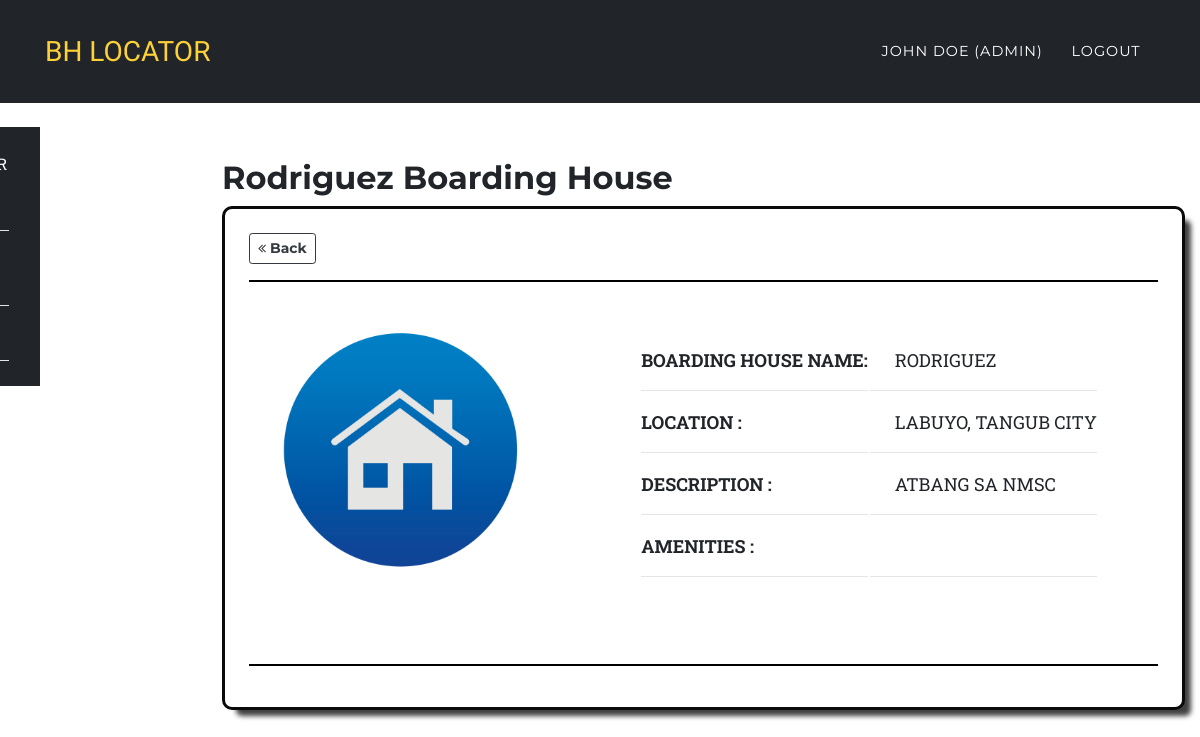
Screenshot of /view_bhouse.php?bhouse_id=2 (signed in) with the database file from the repository.
### tables this page shows
CREATE TABLE `boarding_house` (
  `bhouse_id` int(11) NOT NULL,
  `bhouse_name` varchar(50) NOT NULL,
  `description` text NOT NULL,
  `location` varchar(255) NOT NULL,
  `image` varchar(255) NOT NULL,
  `user_id` int(11) NOT NULL,
  `bh_added` datetime NOT NULL DEFAULT current_timestamp()
);

### view_bhouse.php (the view, shortened to what this page needs)
<?php
	include 'include/header_admin.php';
    if(isset($_GET['bhouse_id'])){
        $bhouse_id = $_GET['bhouse_id'];
        $sql = mysqli_query($conn,"SELECT *FROM boarding_house WHERE bhouse_id ='$bhouse_id'  ");
        $row = mysqli_fetch_array($sql);
        $bh = $row['bhouse_name'];
        $desc = $row['description'];
        $loc = $row['location'];
        $ame = $row['amenities'];
        $img = $row['image'];
    }
?>
<nav class="navbar navbar-expand-lg navbar-dark" style="background-color:#212529;" id="mainNav">
    <div class="container">
        <a class="navbar-brand js-scroll-trigger" href="#">BH LOCATOR</a>
        <div class="collapse navbar-collapse" id="navbarResponsive">
            <ul class="navbar-nav text-uppercase ml-auto">
                <li class="nav-item">
                    <a class="nav-link" href="#"><?php echo $_SESSION['fullname']; ?>
                        <?php if($_SESSION['role'] == 'admin'){ echo "(Admin)"; } ?></a>
                </li>
                <li class="nav-item">
                    <a href="logout.php" class="nav-link">Logout</a>
                </li>
            </ul>
        </div>
    </div>
</nav>
<?php include 'include/side-nav.php';?>
<section class="wrapper" style="margin-left:16%;margin-top: -11%;">
    <div class="container">
        <div class="row">
            <div class="col-12">
                <h2><?= $bh ?> Boarding House</h2>
                <div id="tableStyle" class="card p-4">
                    <div class="">
                        <a href="list.php"><button class="btn btn-sm btn-outline-dark  mb-"><i
                                    class="fa fa-angle-double-left"></i> Back </button></a>
                    </div>
                    <hr style="border:0.5px solid black">
                    <div class="">
                        <div class="row">
                            <div class="col-md-5">
                                <div class="table-responsive">
                                    <table>
                                            <tr>
                                                <th class="text-center"><a target="_blank" href="models/upload_bh/<?php echo $img; ?>"><img
                                                    src="models/upload_bh/<?php echo $img; ?>"
                                                    class="mr-0 mt-0 p-2 rounded" height="300px" width="300px"></a>
                                                </th>
                                            </tr>
                                    </table>
                                    <br><br>
                                </div>
                            </div>
                            <div class="col-md-7">
                                <div class="table-responsive">
                                    <table>
                                            <tr class="mt-2 text-uppercase" style="font-size: 18px">
                                                <th><span> Boarding House Name: </span><hr></th>
                                                <td><span style="margin-left: 25px;"> <?= $bh; ?> </span><hr></td>
                                            </tr>
                                            <tr class="mt-2 text-uppercase" style="font-size: 18px">
                                                <th><span> Location : </span><hr></th>
                                                <td><span style="margin-left: 25px;"> <?= $loc; ?> </span><hr></td>
                                            </tr>
                                            <tr class="mt-2 text-uppercase" style="font-size: 18px">
                                                <th><span> Description : </span><hr></th>
                                                <td><span class="text-justify" style="margin-left: 25px;"> <?= $desc; ?> </span><hr></td>
                                            </tr>
                                            <tr class="mt-2 text-uppercase" style="font-size: 18px">
                                                <th><span> Amenities : </span><hr></th>
                                                <td><span style="margin-left: 25px;"> <?= $ame; ?> </span><hr></td>
                                            </tr> <br><br>
                                    </table>
                                </div>
                            </div>
                            <br><br>
                        </div>
                    </div>
                    <hr style="border:0.5px solid black; ">
                    <div class="">
                        <div class="row">
                            <div class="col-md"></div>
                        </div>
                    </div>
                </div>
            </div>
        </div>
    </div>
</section>
<?php include 'include/footer.php';?>

### resources/css/style.css (style rules this page uses)
html,body { margin: 0 auto; max-width: 100%; }

### assets/css/mySTYLE.css (style rules this page uses)
body { overflow-x: hidden; font-family: 'Roboto Slab', 'Helvetica Neue', Helvetica, Arial, sans-serif; }
a { color: #fed136; }
h1, h2, h3, h4, h5, h6 { font-weight: 700; font-family: 'Montserrat', 'Helvetica Neue', Helvetica, Arial, sans-serif; }
section { padding: 100px 0; }
@media (min-width: 768px) { section { padding: 140px 0; } }
.btn { font-family: 'Montserrat', 'Helvetica Neue', Helvetica, Arial, sans-serif; font-weight: 700; }
#mainNav { background-color: #212529; }
#mainNav .navbar-brand { color: #fed136; font-family: 'Kaushan Script', 'Helvetica Neue', Helvetica, Arial, cursive; }
#mainNav .navbar-nav .nav-item .nav-link { font-size: 90%; font-weight: 400; padding: 0.75em 0; letter-spacing: 1px; color: white; font-family: 'Montserrat', 'Helvetica Neue', Helvetica, Arial, sans-serif; }
@media (min-width: 992px) { #mainNav { padding-top: 25px; padding-bottom: 25px; -webkit-transition: padding-top 0.3s, padding-bottom 0.3s; -moz-transition: padding-top 0.3s, padding-bottom 0.3s; transition: padding-top 0.3s, padding-bottom 0.3s; border: none; background-color: transparent; } }
@media (min-width: 992px) { #mainNav .navbar-brand { font-size: 1.75em; -webkit-transition: all 0.3s; -moz-transition: all 0.3s; transition: all 0.3s; } }
@media (min-width: 992px) { #mainNav .navbar-nav .nav-item .nav-link { padding: 1.1em 1em !important; } }

### assets/css/style.css (style rules this page uses)
.navbar { border-radius: 0px; }
section { padding-left: 15px; }

### view_bhouse.php (style rules this page uses)
#tableStyle { box-shadow: 10px 10px 5px -4px rgba(0,0,0,0.75); -webkit-box-shadow: 10px 10px 5px -4px rgba(0,0,0,0.75); -moz-box-shadow: 10px 10px 5px -4px rgba(0,0,0,0.75); border: 3px solid #0a0a0a; border-radius: 10px 10px 10px 10px; -webkit-border-radius: 10px 10px 10px 10px; -moz-border-radius: 10px 10px 10px 10px; }

### rows the page displays
boarding_house: bhouse_name "Rodriguez", image (picture), bhouse_name "RODRIGUEZ", location "LABUYO, TANGUB CITY", description "ATBANG SA NMSC"

### other values shown
$_SESSION['fullname'] "JOHN DOE"
